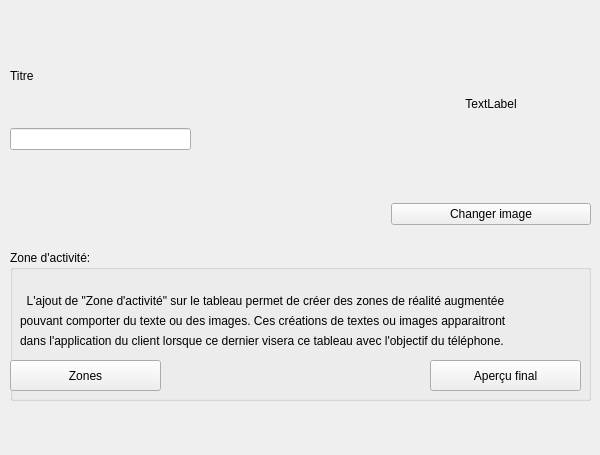
<?xml version="1.0" encoding="UTF-8"?>
<ui version="4.0">
 <class>formTableau</class>
 <widget class="QWidget" name="formTableau">
  <property name="windowModality">
   <enum>Qt::ApplicationModal</enum>
  </property>
  <property name="geometry">
   <rect>
    <x>0</x>
    <y>0</y>
    <width>600</width>
    <height>455</height>
   </rect>
  </property>
  <property name="minimumSize">
   <size>
    <width>600</width>
    <height>455</height>
   </size>
  </property>
  <property name="maximumSize">
   <size>
    <width>600</width>
    <height>455</height>
   </size>
  </property>
  <property name="windowTitle">
   <string>Différentes données du tableau</string>
  </property>
  <widget class="QGroupBox" name="groupBox">
   <property name="geometry">
    <rect>
     <x>10</x>
     <y>250</y>
     <width>581</width>
     <height>151</height>
    </rect>
   </property>
   <property name="title">
    <string>Zone d'activité:</string>
   </property>
   <widget class="QPushButton" name="pbAdd">
    <property name="geometry">
     <rect>
      <x>0</x>
      <y>110</y>
      <width>151</width>
      <height>31</height>
     </rect>
    </property>
    <property name="text">
     <string>Zones</string>
    </property>
   </widget>
   <widget class="QLabel" name="label">
    <property name="geometry">
     <rect>
      <x>10</x>
      <y>40</y>
      <width>571</width>
      <height>21</height>
     </rect>
    </property>
    <property name="text">
     <string>  L'ajout de &quot;Zone d'activité&quot; sur le tableau permet de créer des zones de réalité augmentée</string>
    </property>
   </widget>
   <widget class="QLabel" name="label_2">
    <property name="geometry">
     <rect>
      <x>10</x>
      <y>60</y>
      <width>571</width>
      <height>21</height>
     </rect>
    </property>
    <property name="text">
     <string>pouvant comporter du texte ou des images. Ces créations de textes ou images apparaitront</string>
    </property>
   </widget>
   <widget class="QLabel" name="label_3">
    <property name="geometry">
     <rect>
      <x>10</x>
      <y>80</y>
      <width>571</width>
      <height>21</height>
     </rect>
    </property>
    <property name="text">
     <string>dans l'application du client lorsque ce dernier visera ce tableau avec l'objectif du téléphone.</string>
    </property>
   </widget>
   <widget class="QPushButton" name="apercu">
    <property name="geometry">
     <rect>
      <x>420</x>
      <y>110</y>
      <width>151</width>
      <height>31</height>
     </rect>
    </property>
    <property name="text">
     <string>Aperçu final</string>
    </property>
   </widget>
  </widget>
  <widget class="QWidget" name="horizontalLayoutWidget_3">
   <property name="geometry">
    <rect>
     <x>10</x>
     <y>10</y>
     <width>581</width>
     <height>231</height>
    </rect>
   </property>
   <layout class="QHBoxLayout" name="horizontalLayout_3">
    <item>
     <layout class="QVBoxLayout" name="verticalLayout">
      <property name="sizeConstraint">
       <enum>QLayout::SetDefaultConstraint</enum>
      </property>
      <item>
       <spacer name="verticalSpacer">
        <property name="orientation">
         <enum>Qt::Vertical</enum>
        </property>
        <property name="sizeType">
         <enum>QSizePolicy::Fixed</enum>
        </property>
        <property name="sizeHint" stdset="0">
         <size>
          <width>20</width>
          <height>20</height>
         </size>
        </property>
       </spacer>
      </item>
      <item>
       <widget class="QLabel" name="lbTitle">
        <property name="minimumSize">
         <size>
          <width>181</width>
          <height>14</height>
         </size>
        </property>
        <property name="maximumSize">
         <size>
          <width>181</width>
          <height>14</height>
         </size>
        </property>
        <property name="text">
         <string>Titre</string>
        </property>
       </widget>
      </item>
      <item>
       <widget class="QLineEdit" name="leTitle">
        <property name="minimumSize">
         <size>
          <width>181</width>
          <height>22</height>
         </size>
        </property>
        <property name="maximumSize">
         <size>
          <width>181</width>
          <height>22</height>
         </size>
        </property>
       </widget>
      </item>
      <item>
       <spacer name="verticalSpacer_3">
        <property name="orientation">
         <enum>Qt::Vertical</enum>
        </property>
        <property name="sizeType">
         <enum>QSizePolicy::Fixed</enum>
        </property>
        <property name="sizeHint" stdset="0">
         <size>
          <width>20</width>
          <height>50</height>
         </size>
        </property>
       </spacer>
      </item>
     </layout>
    </item>
    <item>
     <spacer name="horizontalSpacer">
      <property name="orientation">
       <enum>Qt::Horizontal</enum>
      </property>
      <property name="sizeHint" stdset="0">
       <size>
        <width>40</width>
        <height>20</height>
       </size>
      </property>
     </spacer>
    </item>
    <item>
     <layout class="QVBoxLayout" name="verticalLayout_3">
      <item>
       <widget class="QLabel" name="lbPix">
        <property name="minimumSize">
         <size>
          <width>200</width>
          <height>159</height>
         </size>
        </property>
        <property name="maximumSize">
         <size>
          <width>200</width>
          <height>159</height>
         </size>
        </property>
        <property name="text">
         <string>TextLabel</string>
        </property>
        <property name="alignment">
         <set>Qt::AlignCenter</set>
        </property>
       </widget>
      </item>
      <item>
       <widget class="QPushButton" name="pbPath">
        <property name="text">
         <string>Changer image</string>
        </property>
       </widget>
      </item>
     </layout>
    </item>
   </layout>
  </widget>
  <widget class="QWidget" name="verticalLayoutWidget">
   <property name="geometry">
    <rect>
     <x>390</x>
     <y>400</y>
     <width>201</width>
     <height>51</height>
    </rect>
   </property>
   <layout class="QVBoxLayout" name="verticalLayout_4"/>
  </widget>
 </widget>
 <resources/>
 <connections/>
</ui>
